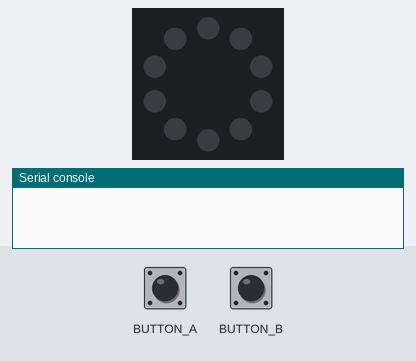
Recording of a program running on a simulated Circuit Playground running CircuitPython. On the bench: the board's ring of 10 RGB LEDs (number 0 left of the top, counting anticlockwise), the last lines printed to the serial console. Inputs (shaded band) come from the test bench. Dim RGB values are drawn brighter than linear.

Above: at 1.2 s.
1.3 s: button A pressed for 0.15 s
At 2.2 s:
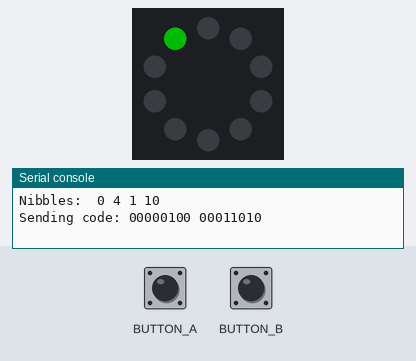
2.9 s: button A pressed for 1 s
At 3.5 s:
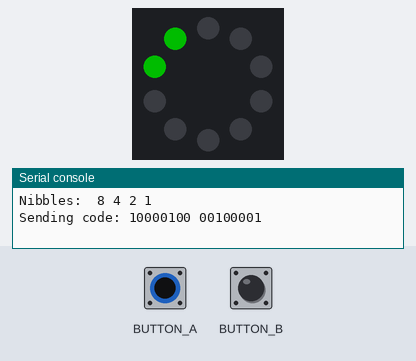
5.4 s: button B pressed 5 times (0.12 s each, 0.3 s apart)
At 7.5 s:
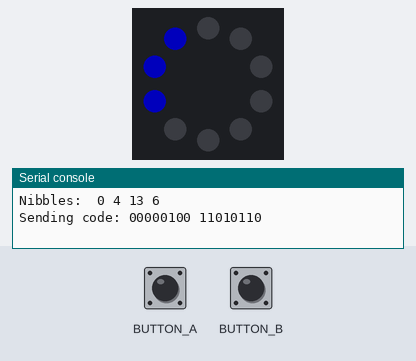
8.4 s: button B pressed for 0.15 s
At 8.8 s:
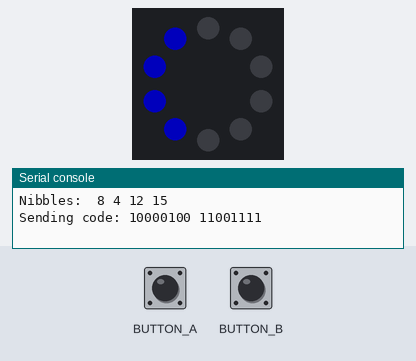
10.0 s: button B pressed for 1 s
At 11.3 s:
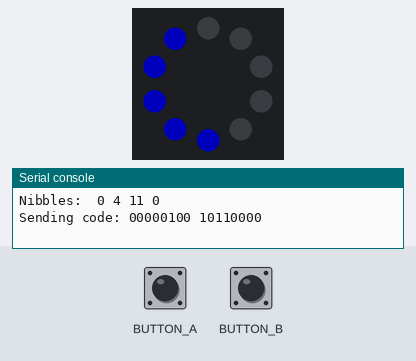
Timing chart, 0 to 13.0 s (numbered marks = the images above; inputs shaded):
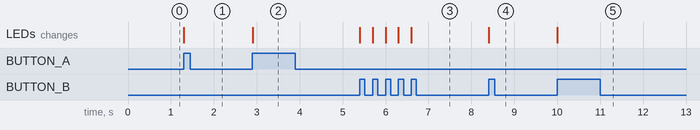

Measured:
- after the input at 1.3 s, the LEDs: change at once (image 1)
- after the input at 2.9 s, the LEDs: change at once (image 2)
- after the input at 5.4 s, the LEDs: first change at once (image 3 shows a later state)
- after the input at 8.4 s, the LEDs: change at once (image 4)
- after the input at 10.0 s, the LEDs: change at once (image 5)

The program:

lpf_send.py
```python
#from adafruit_circuitplayground.express import cpx
import board
import adafruit_irremote
import pulseio
from digitalio import DigitalInOut, Direction, Pull

import neopixel

pixel_pin = board.NEOPIXEL
num_pixels = 10

pixels = neopixel.NeoPixel(pixel_pin, num_pixels, brightness=0.3, auto_write=False)

## Create a 'pulseio' output, to send infrared signals on the IR transmitter @ 38KHz
pwm = pulseio.PWMOut(board.IR_TX, frequency=38000, duty_cycle=2 ** 15)
pulseout = pulseio.PulseOut(pwm)
# Create an encoder that will take numbers and turn them into NEC IR pulses
encoder = adafruit_irremote.GenericTransmit(header=[156, 1014], one=[156, 546],
                                            zero=[156, 260], trail=0)

channel = 0
address = 0
output = 0
toggle = 0
pwm = 0

MIN_PWM = -7
MAX_PWM = 7

RED = (255, 0, 0)
YELLOW = (255, 150, 0)
GREEN = (0, 255, 0)
CYAN = (0, 255, 255)
BLUE = (0, 0, 255)
PURPLE = (180, 0, 255)
BLACK = (0, 0, 0)

button_a = DigitalInOut(board.BUTTON_A)
button_a.direction = Direction.INPUT
button_a.pull = Pull.DOWN

button_a_last = False

button_b = DigitalInOut(board.BUTTON_B)
button_b.direction = Direction.INPUT
button_b.pull = Pull.DOWN

button_b_last = False

def setPwm(pwm):
    global toggle
    print("Set pwm %d" % pwm)

    print("toggle = %d, channel = %d, output = %d, address = %d" % (toggle, channel, output, address))

    nibble1 = (toggle << 3) | channel
    nibble2 = (address << 3) | (1 << 2) | output

    if 0 == pwm:
        nibble3 = 1 << 3
    elif pwm < 0:
        nibble3 = (1 << 3) | (8 + pwm)
    else:
        nibble3 = pwm

    nibble4 = 0xF ^ nibble1 ^ nibble2 ^ nibble3

    print("Nibbles: ", nibble1, nibble2, nibble3, nibble4)

    byte1 = (nibble1 << 4) | nibble2
    byte2 = (nibble3 << 4) | nibble4

    colour = GREEN if pwm >= 0 else BLUE
    pwm = abs(pwm)
    #print (pwm, colour)

    for i in range(num_pixels):
        pixels[i] = colour if i < pwm else BLACK

    pixels.show()

    print("Sending code: %s %s" % ('{:08b}'.format(byte1), '{:08b}'.format(byte2)))
    encoder.transmit(pulseout, [byte1, byte2])

    toggle = (toggle + 1) % 2

while True:
    if button_a_last != button_a.value:
        button_a_last = button_a.value
        if button_a.value:
            if pwm < MAX_PWM:
                pwm = pwm + 1
                setPwm(pwm)
    if button_b_last != button_b.value:
        button_b_last = button_b.value
        if button_b.value:
            if pwm > MIN_PWM:
                pwm = pwm - 1
                setPwm(pwm)
```
